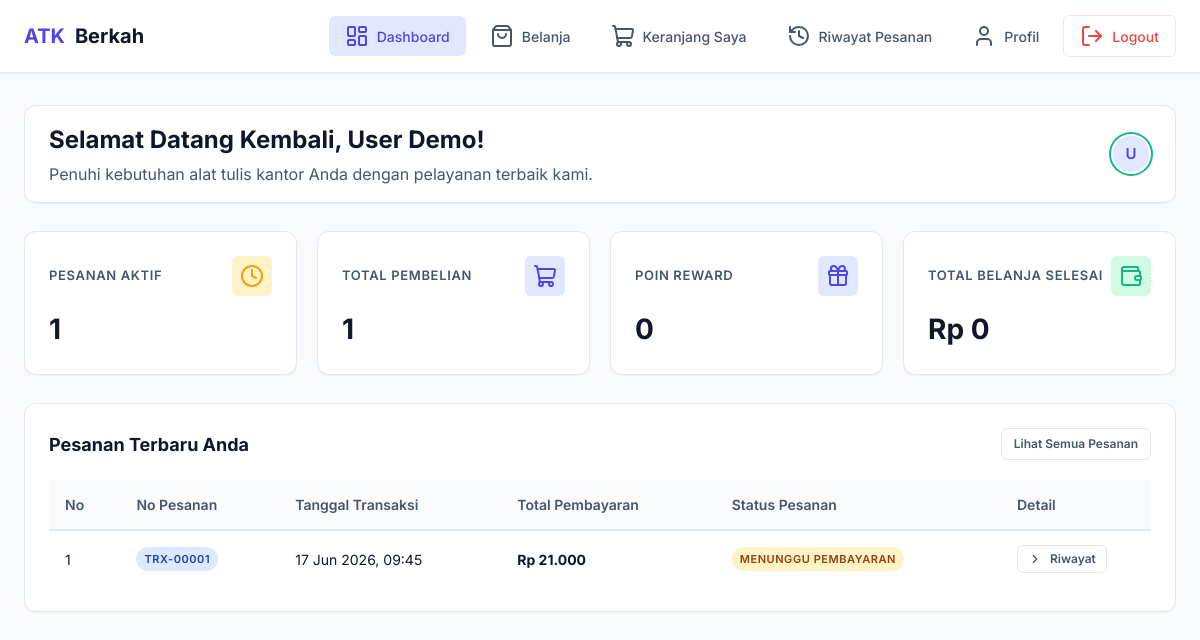
Page /app/dashboard.php (signed in) on the committed database.
### tables this page shows
CREATE TABLE transaksi (
    id_transaksi INT PRIMARY KEY AUTO_INCREMENT,
    id_user INT NOT NULL,
    tanggal TIMESTAMP DEFAULT CURRENT_TIMESTAMP,
    total DECIMAL(10, 2) NOT NULL DEFAULT 0,
    metode_pembayaran ENUM('cash', 'transfer') NOT NULL DEFAULT 'cash',
    status ENUM('Menunggu Pembayaran', 'Menunggu Verifikasi', 'Pembayaran Disetujui', 'Ditolak') NOT NULL DEFAULT 'Menunggu Pembayaran',
    bukti_transfer VARCHAR(255) DEFAULT NULL,

    CONSTRAINT fk_transaksi_users
        FOREIGN KEY (id_user) REFERENCES users(id_user)
        ON DELETE CASCADE
        ON UPDATE CASCADE
);

### app/dashboard-pelanggan.php (the view, shortened to what this page needs)
<?php
$nama = $_SESSION['nama'];
$id_user = $_SESSION['id_user'];
$q_aktif = mysqli_query($conn, "SELECT COUNT(*) AS total FROM transaksi WHERE id_user = $id_user AND status IN ('Menunggu Pembayaran', 'Menunggu Verifikasi')");
$r_aktif = mysqli_fetch_assoc($q_aktif);
$pesanan_aktif = $r_aktif['total'] ?? 0;
$q_total_trx = mysqli_query($conn, "SELECT COUNT(*) AS total FROM transaksi WHERE id_user = $id_user");
$r_total_trx = mysqli_fetch_assoc($q_total_trx);
$total_pembelian = $r_total_trx['total'] ?? 0;
$q_belanja = mysqli_query($conn, "SELECT SUM(total) AS total FROM transaksi WHERE id_user = $id_user AND status = 'Pembayaran Disetujui'");
$r_belanja = mysqli_fetch_assoc($q_belanja);
$total_belanja_raw = $r_belanja['total'] ?? 0;
$total_belanja = number_format($total_belanja_raw, 0, ',', '.');
$poin_reward = floor($total_belanja_raw / 10000) * 10;
$q_orders = mysqli_query($conn, "SELECT * FROM transaksi WHERE id_user = $id_user ORDER BY tanggal DESC LIMIT 5");
?>
<!DOCTYPE html>
<html lang="id">
<head>
    <link rel="stylesheet" href="style/app.css">
</head>
<body>
<div class="pelanggan-layout">
    <nav class="navbar">
        <div class="navbar-container">
            <a href="dashboard.php" class="navbar-brand">
                <span>ATK</span> Berkah
            </a>
            <ul class="navbar-menu" id="navbarMenu">
                <li><a href="dashboard.php" class="active"><i data-lucide="layout-dashboard"></i> Dashboard</a></li>
                <li><a href="belanja.php"><i data-lucide="shopping-bag"></i> Belanja</a></li>
                <li><a href="keranjang.php"><i data-lucide="shopping-cart"></i> Keranjang Saya</a></li>
                <li><a href="riwayat.php"><i data-lucide="history"></i> Riwayat Pesanan</a></li>
                <li><a href="profile.php"><i data-lucide="user"></i> Profil</a></li>
                <li><a href="logout.php" class="logout-nav"><i data-lucide="log-out"></i> Logout</a></li>
            </ul>
        </div>
    </nav>
    <div class="container">
        <div class="topbar" style="margin-bottom: 28px;">
            <div class="topbar-title">
                <h1 style="font-size: 24px;">Selamat Datang Kembali, <?= htmlspecialchars($nama); ?>!</h1>
                <p style="color: var(--text-secondary); margin-top: 4px;">Penuhi kebutuhan alat tulis kantor Anda dengan pelayanan terbaik kami.</p>
            </div>
            <div class="topbar-info">
                <div class="topbar-avatar" style="box-shadow: 0 0 0 2px var(--success);">
                    <?= strtoupper(substr($nama, 0, 1)); ?>
                </div>
            </div>
        </div>
        <div class="cards">
            <div class="card">
                <div class="card-header-flex">
                    <h3>Pesanan Aktif</h3>
                    <div class="card-icon" style="background: var(--warning-light); color: var(--warning);"><i data-lucide="clock"></i></div>
                </div>
                <p><?= number_format($pesanan_aktif); ?></p>
            </div>
            <div class="card">
                <div class="card-header-flex">
                    <h3>Total Pembelian</h3>
                    <div class="card-icon"><i data-lucide="shopping-cart"></i></div>
                </div>
                <p><?= number_format($total_pembelian); ?></p>
            </div>
            <div class="card">
                <div class="card-header-flex">
                    <h3>Poin Reward</h3>
                    <div class="card-icon" style="background: var(--primary-light); color: var(--primary);"><i data-lucide="gift"></i></div>
                </div>
                <p><?= number_format($poin_reward); ?></p>
            </div>
            <div class="card">
                <div class="card-header-flex">
                    <h3>Total Belanja Selesai</h3>
                    <div class="card-icon" style="background: var(--success-light); color: var(--success);"><i data-lucide="wallet"></i></div>
                </div>
                <p>Rp <?= $total_belanja; ?></p>
            </div>
        </div>
        <div class="table-section">
            <div class="table-header-flex">
                <h2>Pesanan Terbaru Anda</h2>
                <a href="riwayat.php" class="btn btn-secondary btn-sm">Lihat Semua Pesanan</a>
            </div>
            <div class="table-container">
                <table>
                    <thead>
                        <tr>
                            <th>No</th>
                            <th>No Pesanan</th>
                            <th>Tanggal Transaksi</th>
                            <th>Total Pembayaran</th>
                            <th>Status Pesanan</th>
                            <th style="width: 150px;">Detail</th>
                        </tr>
                    </thead>
                    <tbody>
                        <?php
                        $no = 1;
                        while($row = mysqli_fetch_assoc($q_orders)):
                        ?>
                        <tr>
                            <td><?= $no++; ?></td>
                            <td><span class="badge badge-info">TRX-<?= str_pad($row['id_transaksi'], 5, '0', STR_PAD_LEFT) ?></span></td>
                            <td><?= date('d M Y, H:i', strtotime($row['tanggal'])); ?></td>
                            <td><strong>Rp <?= number_format($row['total'], 0, ',', '.'); ?></strong></td>
                            <td>
                                <?php
                                    $badge_class = 'badge-secondary';
                                    if ($row['status'] === 'Menunggu Pembayaran') $badge_class = 'badge-warning';
                                    elseif ($row['status'] === 'Menunggu Verifikasi') $badge_class = 'badge-info';
                                    elseif ($row['status'] === 'Pembayaran Disetujui') $badge_class = 'badge-success';
                                    elseif ($row['status'] === 'Ditolak') $badge_class = 'badge-danger';
                                ?>
                                <span class="badge <?= $badge_class ?>"><?= htmlspecialchars($row['status']) ?></span>
                            </td>
                            <td>
                                <a href="riwayat.php#trx-<?= $row['id_transaksi']; ?>" class="btn btn-secondary btn-sm" style="padding: 4px 10px;">
                                    <i data-lucide="chevron-right" style="width: 14px; height: 14px;"></i> Riwayat
                                </a>
                            </td>
                        </tr>
                        <?php
                        endwhile;
                        ?>
                    </tbody>
                </table>
            </div>
        </div>
    </div>
</div>
</body>
</html>

### rows in the picture
transaksi: id_transaksi "00001", tanggal "17 Jun 2026, 09:45", total "21.000", status "MENUNGGU PEMBAYARAN"

### other values in the picture
$nama "User Demo"
substr($nama, 0, 1) "U"
$pesanan_aktif "1"
$total_pembelian "1"
$poin_reward "0"
$total_belanja "0"
